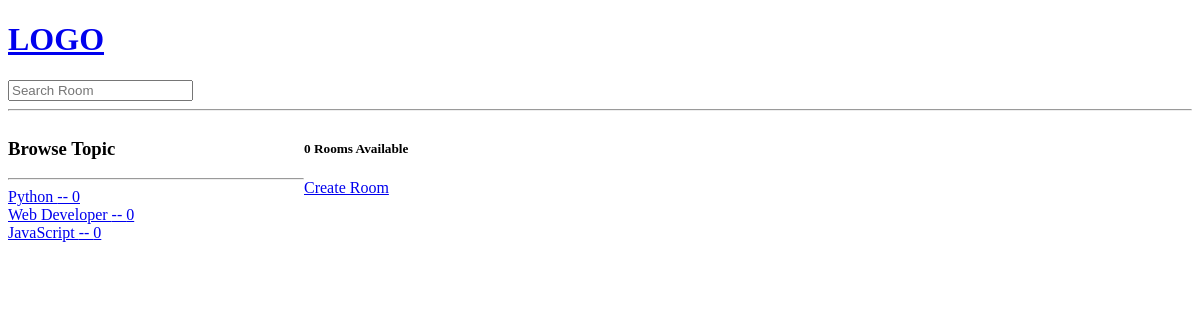
The app's page /base/?q=Python, older data.
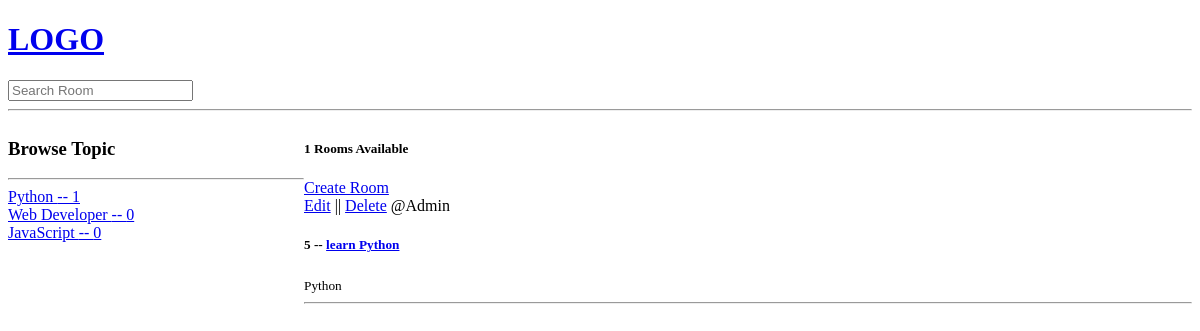
The same page, newer data.
### base/models.py (models this page shows, shortened)
class Topic(models.Model):
    name = models.CharField(max_length=200)

class Room (models.Model):
    host = models.ForeignKey(User, on_delete=models.SET_NULL, null=True)
    topic = models.ForeignKey(Topic, on_delete=models.SET_NULL, null=True, related_name='topic')
    name = models.CharField(max_length=200)
    description = models.TextField(null=True , blank=True)
    updated_on = models.DateTimeField(auto_now=True)
    created_on = models.DateTimeField(auto_now_add=True)
    class Meta:
        ordering = ['-created_on','-updated_on']

### base/views.py (the view)
# urls.py: path('',views.home,name='home'),
def home(request):
   try:
      q = request.GET.get('q')  if request.GET.get('q') != None else ""
      rooms = Room.objects.filter(Q(topic__name__icontains = q)|
                                  Q(name__icontains = q) |
                                  Q(description__icontains = q))
      room_count = rooms.count()
      topics = Topic.objects.annotate(room_count=Count('topic',filter=Q(topic__in=rooms)))
      context = {'rooms':rooms,'topics':topics,'room_count':room_count}
   except Exception as e :
      print('Error',e)
      return HttpResponse(f'something Wrong {e}')
   return render(request,'base/home.html',context)

### base/templates/base/home.html (shortened to what this page needs)
{% extends 'main.html' %}
{% block content %}
<div class="home-container">
  <div>
    <h3> Browse Topic</h3>
    <hr>
    {% for topic in topics %}
        <div>
          <a href="{% url 'home' %}?q={{topic.name}}">{{ topic.name }} -- {{topic.room_count}}</a>
        </div>
    {% endfor %}
  </div>
  <div>
      <h5>{{room_count}} Rooms Available</h5>
    <a href="{% url 'create-room' %}">Create Room</a> <br />
    <div>
        {% for room in rooms %}
            <div>
                <a href="{% url 'update-room' room.id %}">Edit</a> ||
                <a href="{% url 'delete-room' room.id %}"> Delete</a>
                <span>@{{room.host.username}} </span>
                <h5>{{room.id}} -- <a href="{% url 'index' room.id %}">{{room.name}} </a></h5>
                <small>{{room.topic.name}}</small>
                <hr>
            </div>
        {% endfor %}
    </div>
  </div>
</div>
{% endblock %}

Row changes from the older to the newer data that the page shows:
computed for Topic "Python": room_count "0" → "1"
added Room: host.username "Admin", id "5", name "learn Python", topic.name "Python"
Text that changed along with them:
{{ room_count }}: "0" → "1"
